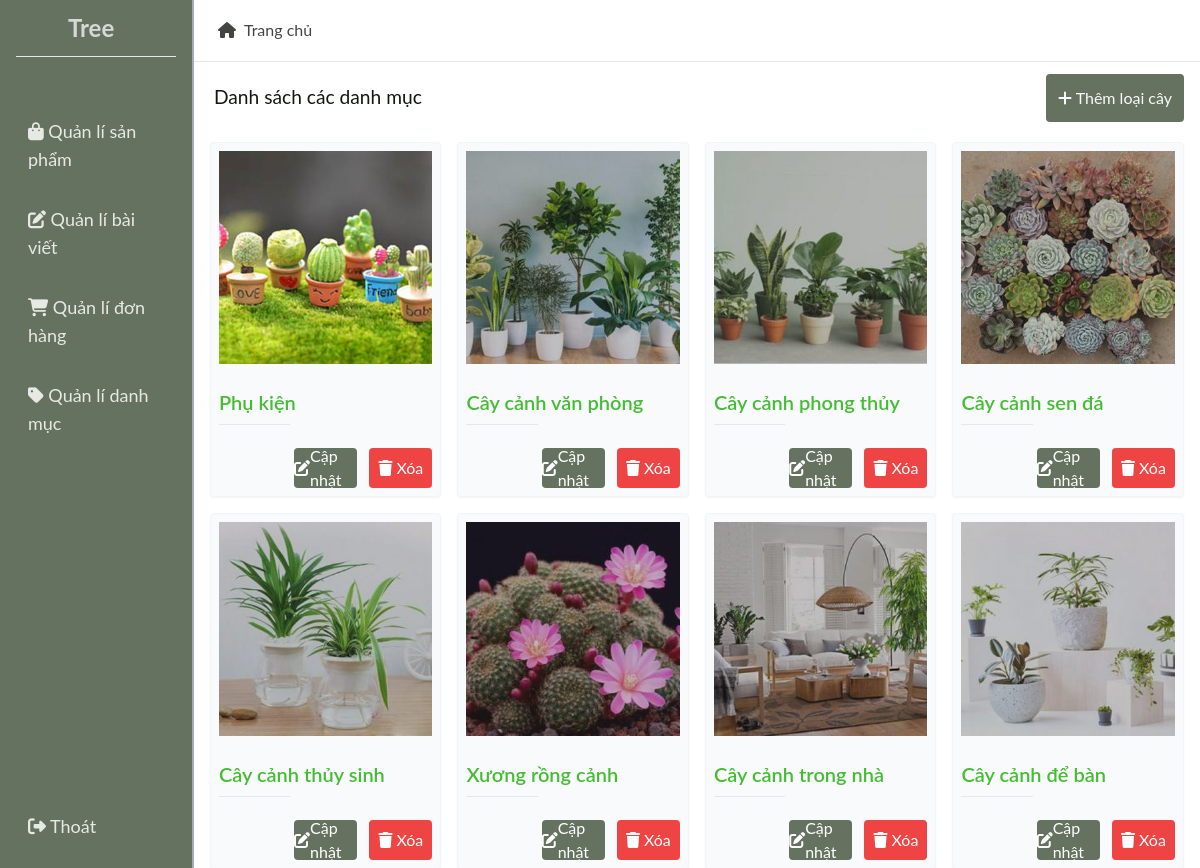
Screenshot of /category/list/ with the database file from the repository.
### core/models.py (models this page shows, shortened)
class BaseModel(models.Model):
    created_at = models.DateTimeField(auto_now_add=True)
    updated_at = models.DateTimeField(auto_now=True)
    class Meta:
        abstract = True

class Category(BaseModel):
    label = models.CharField(max_length=255, unique=True, blank=False)
    image = ProcessedImageField(
        upload_to=hashed_filename,
        default="defaults/category.png",
        processors=[ResizeToFill(320, 320)],
        format="PNG",
        options={"quality": 60},
    )
    slug = models.SlugField(max_length=255, unique=True)

### core/views.py (the view)
# urls.py: path("category/list/", CategoryListView.as_view(), name="category_list"),
class CategoryListView(ListView):
    model = Category
    template_name = "core/categories_list.html"
    context_object_name = "categories"
    ordering = ["-updated_at"]

### templates/core/categories_list.html (shortened to what this page needs)
{% extends "layout/admin.html" %}
{% load static %}
{% load crispy_forms_tags %}
{% load humanize %}
{% block content %}
<div id="posts_list" class="flex flex-col h-full gap-6">
    <div class="flex items-center justify-between h-10">
        <h2 class="px-1 text-[1.2rem]">Danh sách các danh mục</h2>
        <a href="{% url 'core:category_add' %}" class="p-3 bg-[#667260] rounded hover:bg-[#373d32] text-gray-50">
            <i class="fa-solid fa-plus"></i>
            <span>Thêm loại cây</span>
        </a>
    </div>
    <div class="container m-auto grid grid-cols-4 gap-4">
        {% for cate in categories %}
        <div class="post border flex flex-col gap-2 hover:scale-105 transition-transform shadow-sm">
            <a class="">
                <img class="w-full object-fill" src="{{ cate.image.url }}" alt="">
            </a>
            <a class="">
                <h2>{{ cate.label }}</h2>
            </a>
            <hr class="">
            <div class="flex justify-end items-center gap-3">
                <a href="{% url 'core:category_update' cate.id %}"
                    class="flex h-10 items-center justify-evenly bg-[#667260] hover:bg-[#373d32] transition-colors text-white rounded flex-1">
                    <i class="fas fa-edit"></i>
                    <span>Cập nhật</span>
                </a>
                <form action="{% url 'core:category_delete' cate.id %}" method="post"
                    class="flex-1 h-10 flex items-center justify-evenly text-white bg-red-500 rounded hover:bg-red-700">
                    <button class="w-full h-full rounded" type="submit"><i class="fas fa-trash"></i> Xóa</button>
                </form>
            </div>
        </div>
        {% endfor %}
    </div>
</div>
{% endblock content %}

### rows the page displays
Category: image (picture), label "Phụ kiện"
Category: image (picture), label "Cây cảnh văn phòng"
Category: image (picture), label "Cây cảnh phong thủy"
Category: image (picture), label "Cây cảnh sen đá"
Category: image (picture), label "Cây cảnh thủy sinh"
Category: image (picture), label "Xương rồng cảnh"
Category: image (picture), label "Cây cảnh trong nhà"
Category: image (picture), label "Cây cảnh để bàn"
